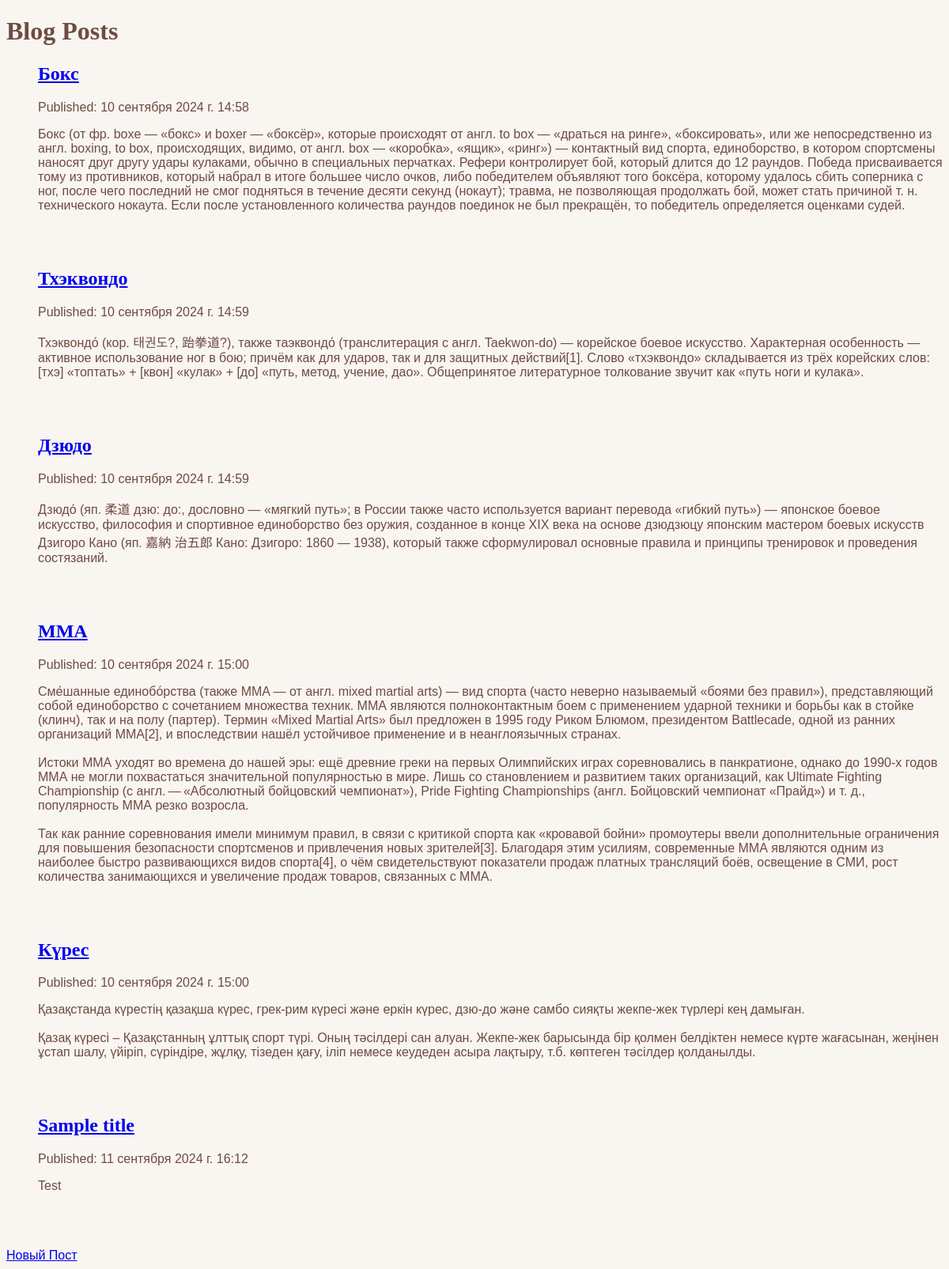
The page / on the database its author committed.
### blog/models.py (models this page shows, shortened)
class Post(models.Model):
    author = models.ForeignKey(settings.AUTH_USER_MODEL, on_delete=models.CASCADE)
    title = models.CharField(max_length=200)
    text = models.TextField()
    created_date = models.DateTimeField(default=timezone.now)
    published_date = models.DateTimeField(blank=True, null=True)

### blog/views.py (the view)
# urls.py: path('', views.post_list, name='post_list'),
def post_list(request):
    posts = Post.objects.filter(published_date__lte=timezone.now()).order_by('published_date')
    return render(request, 'blog/post_list.html', {'posts': posts})

### blog/templates/blog/post_list.html (shortened to what this page needs)
{% load static %}
<!DOCTYPE html>
<html>
<head>
    <link rel="stylesheet" href="{% static 'css/blog.css' %}">
</head>
<body>
    <h1>Blog Posts</h1>
    <div class="content">
        {% for post in posts %}
        <div class="post">
            <h2><a href="{% url 'post_detail' pk=post.pk %}">{{ post.title }}</a></h2>
            <p>Published: {{ post.published_date }}</p>
            <p>{{ post.text|linebreaksbr }}</p>
        </div>
        {% endfor %}
    </div>
    <a href="{% url 'post_new' %}">Новый Пост</a>
</body>
</html>

### blog/static/css/blog.css (style rules this page uses)
body { background-color: #F9F5F1; color: #6D4C41; font-family: Arial, sans-serif; }
.content { margin-left: 40px; }
h1, h2, h3, h4 { font-family: 'Lobster', cursive; }
.post { margin-bottom: 70px; }

### rows shown on the page
Post: title "Бокс", published_date "10 сентября 2024 г. 14:58", text "Бокс (от фр. boxe — «бокс» и boxer — «боксёр», которые происходят от англ. to box — «драться на ринге», «боксировать», или же непосредственно из англ. boxing, to box, происходящих, видимо, от англ. box — «коробка», «ящик», «ринг») — контактный вид спорта, единоборство, в котором спортсмены наносят друг другу удары кулаками, обычно в специальных перчатках. Рефери контролирует бой, который длится до 12 раундов. Победа присваивается тому из противников, который набрал в итоге большее число очков, либо победителем объявляют того боксёра, которому удалось сбить соперника с ног, после чего последний не смог подняться в течение десяти секунд (нокаут); травма, не позволяющая продолжать бой, может…"
Post: title "Тхэквондо", published_date "10 сентября 2024 г. 14:59", text "Тхэквондо́ (кор. 태권도?, 跆拳道?), также таэквондо́ (транслитерация с англ. Taekwon-do) — корейское боевое искусство. Характерная особенность — активное использование ног в бою; причём как для ударов, так и для защитных действий[1]. Слово «тхэквондо» складывается из трёх корейских слов: [тхэ] «топтать» + [квон] «кулак» + [до] «путь, метод, учение, дао». Общепринятое литературное толкование звучит как «путь ноги и кулака»."
Post: title "Дзюдо", published_date "10 сентября 2024 г. 14:59", text "Дзюдо́ (яп. 柔道 дзю: до:, дословно — «мягкий путь»; в России также часто используется вариант перевода «гибкий путь») — японское боевое искусство, философия и спортивное единоборство без оружия, созданное в конце XIX века на основе дзюдзюцу японским мастером боевых искусств Дзигоро Кано (яп. 嘉納 治五郎 Кано: Дзигоро: 1860 — 1938), который также сформулировал основные правила и принципы тренировок и проведения состязаний."
Post: title "MMA", published_date "10 сентября 2024 г. 15:00", text "Сме́шанные единобо́рства (также MMA — от англ. mixed martial arts) — вид спорта (часто неверно называемый «боями без правил»), представляющий собой единоборство с сочетанием множества техник. ММА являются полноконтактным боем с применением ударной техники и борьбы как в стойке (клинч), так и на полу (партер). Термин «Mixed Martial Arts» был предложен в 1995 году Риком Блюмом, президентом Battlecade, одной из ранних организаций ММА[2], и впоследствии нашёл устойчивое применение и в неанглоязычных странах. Истоки ММА уходят во времена до нашей эры: ещё древние греки на первых Олимпийских играх соревновались в панкратионе, однако до 1990-х годов ММА не могли похвастаться значительной…"
Post: title "Күрес", published_date "10 сентября 2024 г. 15:00", text "Қазақстанда күрестің қазақша күрес, грек-рим күресі және еркін күрес, дзю-до және самбо сияқты жекпе-жек түрлері кең дамыған. Қазақ күресі – Қазақстанның ұлттық спорт түрі. Оның тәсілдері сан алуан. Жекпе-жек барысында бір қолмен белдіктен немесе күрте жағасынан, жеңінен ұстап шалу, үйіріп, сүріндіре, жұлқу, тізеден қағу, іліп немесе кеудеден асыра лақтыру, т.б. көптеген тәсілдер қолданылды."
Post: title "Sample title", published_date "11 сентября 2024 г. 16:12", text "Test"
